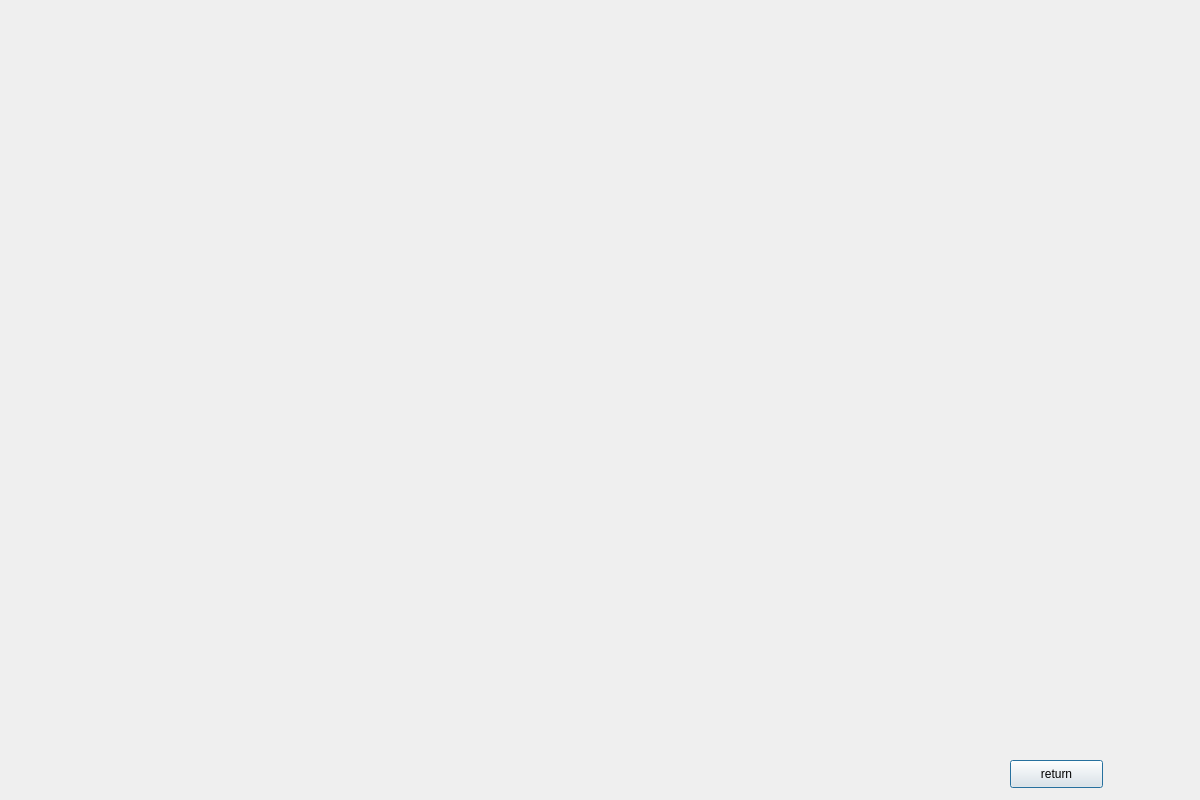
<?xml version="1.0" encoding="UTF-8"?>
<ui version="4.0">
 <class>statistic</class>
 <widget class="QDialog" name="statistic">
  <property name="geometry">
   <rect>
    <x>0</x>
    <y>0</y>
    <width>1200</width>
    <height>800</height>
   </rect>
  </property>
  <property name="windowTitle">
   <string>Dialog</string>
  </property>
  <widget class="QCustomPlot" name="widget" native="true">
   <property name="geometry">
    <rect>
     <x>310</x>
     <y>130</y>
     <width>500</width>
     <height>500</height>
    </rect>
   </property>
  </widget>
  <widget class="QPushButton" name="pushButton">
   <property name="geometry">
    <rect>
     <x>1010</x>
     <y>760</y>
     <width>93</width>
     <height>28</height>
    </rect>
   </property>
   <property name="text">
    <string>return</string>
   </property>
  </widget>
  <widget class="QLabel" name="label">
   <property name="geometry">
    <rect>
     <x>750</x>
     <y>230</y>
     <width>55</width>
     <height>16</height>
    </rect>
   </property>
   <property name="text">
    <string/>
   </property>
  </widget>
 </widget>
 <customwidgets>
  <customwidget>
   <class>QCustomPlot</class>
   <extends>QWidget</extends>
   <header location="global">qcustomplot.h</header>
   <container>1</container>
  </customwidget>
 </customwidgets>
 <resources/>
 <connections/>
</ui>
